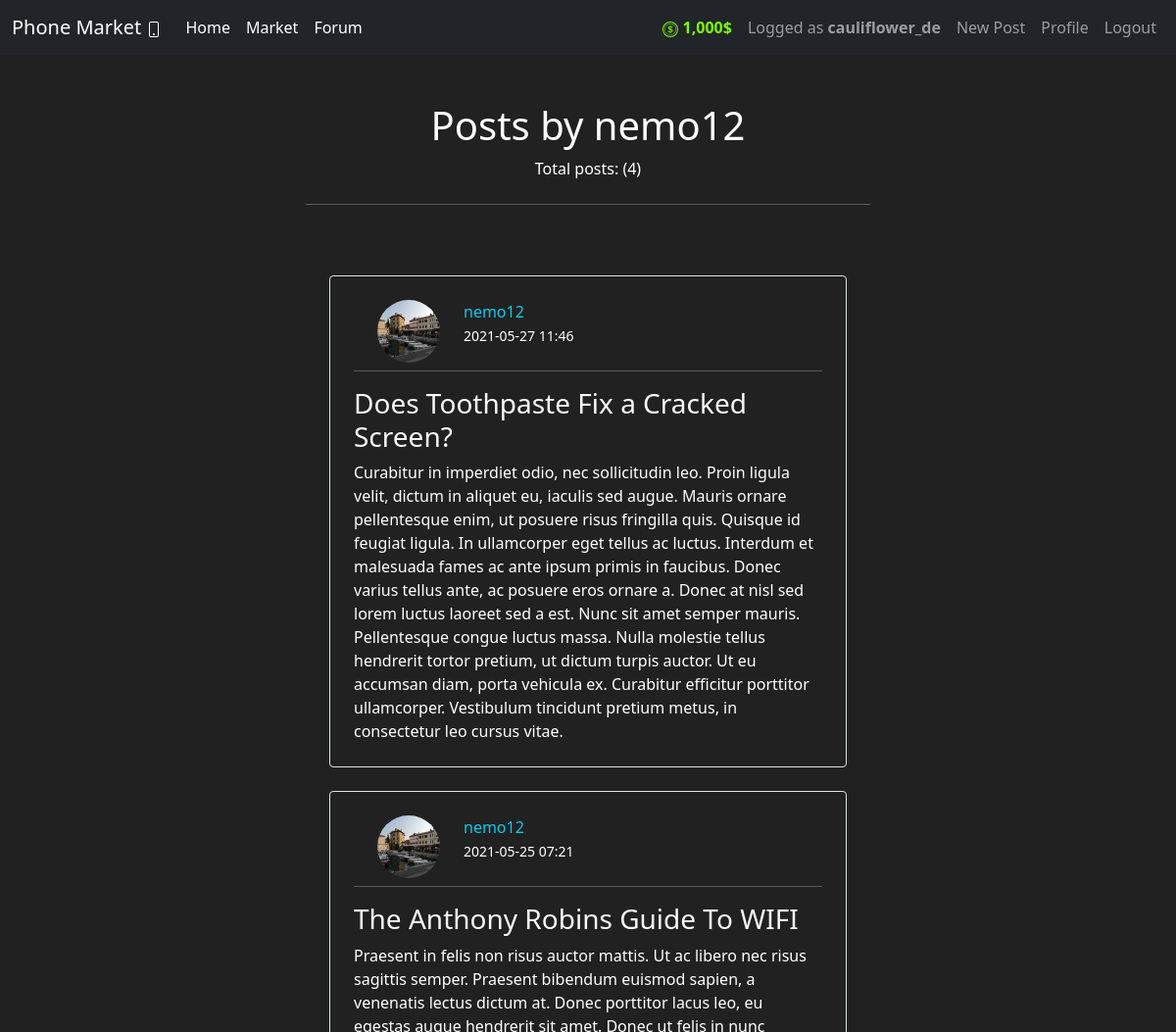
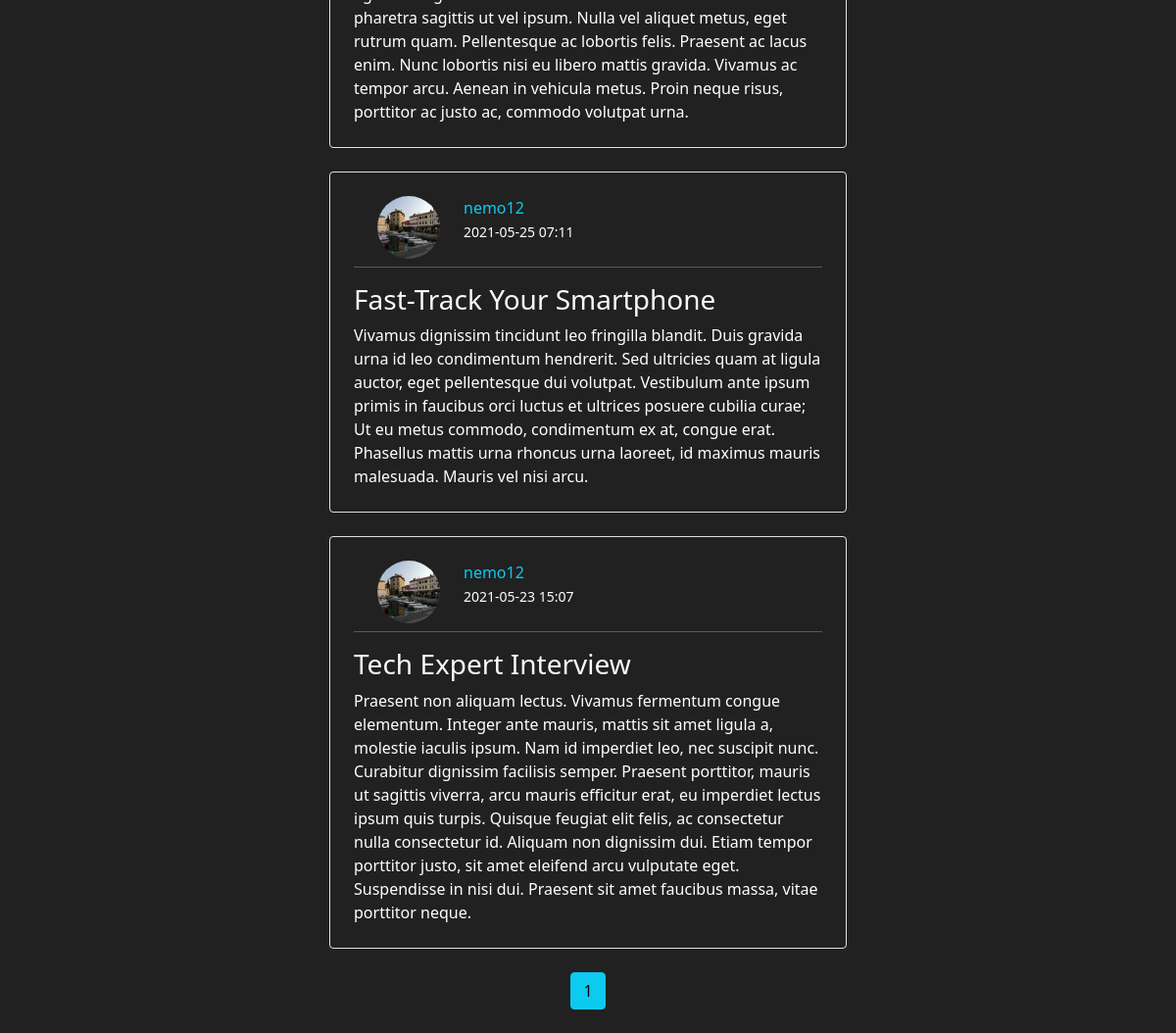
The page /forum/nemo12 (signed in) on the database its author committed (2 pictures, top to bottom).
### market/models.py (models this page shows, shortened)
class User(db.Model, UserMixin):
    id = db.Column(db.Integer(), primary_key=True)
    username = db.Column(db.String(length=30), nullable=False, unique=True)
    email_address = db.Column(db.String(length=50), nullable=False, unique=True)
    password_hash = db.Column(db.String(length=60), nullable=False)
    budget = db.Column(db.Integer(), nullable=False, default=1000)
    image_file = db.Column(db.Integer(), nullable=False, server_default='default-profile-pic.jpg')
    items = db.relationship('Item', backref='owned_user', lazy=True)
    posts = db.relationship('Post', backref='author', lazy=True)
    @property
    def prettier_budget(self):
        if len(str(self.budget)) >= 4:
            return f'{str(self.budget)[:-3]},{str(self.budget)[-3:]}$'
        return f'{self.budget}$'
    @property
    def password(self):
        return self.password

class Post(db.Model):
    id = db.Column(db.Integer(), primary_key=True)
    title = db.Column(db.String(100), nullable=False)
    time_created = db.Column(db.DateTime(timezone=True), server_default=func.now())
    content = db.Column(db.Text, nullable=False)
    user_id = db.Column(db.Integer, db.ForeignKey('user.id'), nullable=False)

### market/routes.py (the view)
@app.route('/forum/<string:username>')
@login_required
def user_posts(username):
    page = request.args.get('page', 1, type=int)
    user = User.query.filter_by(username=username).first_or_404()
    posts = Post.query.filter_by(author=user)\
        .order_by(Post.time_created.desc())\
        .paginate(page=page, per_page=4)
    return render_template('user_posts.html', posts=posts, user=user)

### market/models.py (called while the page is built)
@login_manager.user_loader
def load_user(user_id):
    return User.query.get(int(user_id))

### market/templates/user_posts.html (shortened to what this page needs)
{% extends 'base.html' %}
{% block content %}
<div class="container w-50">
  <br>
  <h1 class="text-center">Posts by {{ user.username }}</h1>
  <p class="text-center">Total posts: ({{ posts.total }})</p>
  <hr class="my-4">
  <br>
  {% for post in posts.items %}
  <div class="media m-4 p-3 border rounded">
    <div class="media-body m-2">
      <a class="link-info text-decoration-none" href="{{ url_for('user_posts', username=post.author.username) }}">
        <img class="mx-4 rounded-circle float-start",
        src="{{ url_for('static', filename='/profile_pics/' + post.author.image_file) }}",
        alt="Generic placeholder image",
        style="width:64px;height:64px">
        {{ post.author.username }}
      </a>
       <br>
       <small>{{ post.time_created.strftime("%Y-%m-%d %H:%M") }}</small>
       <hr class="mt-4">
      <h3 class="mt-0"><a class="text-light text-decoration-none" href="{{ url_for('post_page', post_id=post.id) }}">{{ post.title }} </a></h3>
      {{ post.content }}
    </div>
   </div>
   {% endfor %}
   <div class="text-center">
  {% for page_num in posts.iter_pages(left_edge=1, right_edge=1, left_current=1, right_current=2) %}
  {% if page_num %}
    {% if posts.page == page_num %}
      <a href="{{ url_for('user_posts', username=user.username, page=page_num) }}" class="btn btn-info mb-4">{{ page_num }}</a>
    {% else %}
      <a href="{{ url_for('user_posts', username=user.username, page=page_num) }}" class="btn btn-outline-info mb-4">{{ page_num }}</a>
    {% endif %}
  {% else %}
   ...
  {% endif %}
  {% endfor %}
</div>
</div>
{% endblock %}

### market/templates/base.html (shortened to what this page needs)
<!DOCTYPE html>
<html lang="en">
  <head>
    <link
      href="https://cdn.jsdelivr.net/npm/bootstrap@5.0.0-beta3/dist/css/bootstrap.min.css"
      rel="stylesheet"
    />
  </head>
  <body>
    <nav class="navbar navbar-expand-lg navbar-dark bg-dark">
      <div class="container-fluid">
        <a class="navbar-brand" href="{{ url_for('home_page') }}">
          Phone Market
        </a>
        <div class="collapse navbar-collapse" id="navbarSupportedContent">
          <ul class="navbar-nav me-auto mb-2 mb-lg-0">
            <li class="nav-item">
              <a class="nav-link active" aria-current="page" href="{{ url_for('home_page') }}">Home</a>
            </li>
            <li class="nav-item">
              <a class="nav-link active" aria-current="page" href="{{ url_for('market_page') }}">Market</a>
            </li>
            <li class="nav-item">
              <a class="nav-link active" aria-current="page" href="{{ url_for('forum_page') }}">Forum</a>
            </li>
          </ul>
          <ul class="navbar-nav mb-2 mb-lg-0">
            {% if current_user.is_authenticated %}
            <li class="nav-item">
              <a class="nav-link fw-bold" style="color:lawngreen">
                {{ current_user.prettier_budget }}
              </a>
            </li>
            <li class="nav-item">
              <a class="nav-link" href="{{ url_for('account_page') }}">
                Logged as <strong>{{ current_user.username }}</strong>
              </a>
            </li>
            <li class="nav-item">
              <a class="nav-link" href="{{ url_for('new_post') }}">New Post</a>
            </li>
            <li class="nav-item">
              <a class="nav-link" href="{{ url_for('account_page') }}">Profile</a>
            </li>
            <li class="nav-item">
              <a class="nav-link" href="{{ url_for('logout_page') }}">Logout</a>
            </li>
            {% endif %}
          </ul>
        </div>
      </div>
    </nav>
    <br>
    {% block content %}
    {% endblock %}
  </body>
</html>

### market/templates/base.html (style rules this page uses)
body { background-color: #212121; color: white; }

### rows shown on the page
User: prettier_budget "1,000$", username "cauliflower_de"
User: username "nemo12"
Post: image_file (picture), author.username "nemo12", time_created "2021-05-27 11:46", title "Does Toothpaste Fix a Cracked Screen?", content "Curabitur in imperdiet odio, nec sollicitudin leo. Proin ligula velit, dictum in aliquet eu, iaculis sed augue. Mauris ornare pellentesque enim, ut posuere risus fringilla quis. Quisque id feugiat ligula. In ullamcorper eget tellus ac luctus. Interdum et malesuada fames ac ante ipsum primis in faucibus. Donec varius tellus ante, ac posuere eros ornare a. Donec at nisl sed lorem luctus laoreet sed a est. Nunc sit amet semper mauris. Pellentesque congue luctus massa. Nulla molestie tellus hendrerit tortor pretium, ut dictum turpis auctor. Ut eu accumsan diam, porta vehicula ex. Curabitur efficitur porttitor ullamcorper. Vestibulum tincidunt pretium metus, in consectetur leo cursus vitae."
Post: image_file (picture), author.username "nemo12", time_created "2021-05-25 07:21", title "The Anthony Robins Guide To WIFI", content "Praesent in felis non risus auctor mattis. Ut ac libero nec risus sagittis semper. Praesent bibendum euismod sapien, a venenatis lectus dictum at. Donec porttitor lacus leo, eu egestas augue hendrerit sit amet. Donec ut felis in nunc pharetra sagittis ut vel ipsum. Nulla vel aliquet metus, eget rutrum quam. Pellentesque ac lobortis felis. Praesent ac lacus enim. Nunc lobortis nisi eu libero mattis gravida. Vivamus ac tempor arcu. Aenean in vehicula metus. Proin neque risus, porttitor ac justo ac, commodo volutpat urna."
Post: image_file (picture), author.username "nemo12", time_created "2021-05-25 07:11", title "Fast-Track Your Smartphone", content "Vivamus dignissim tincidunt leo fringilla blandit. Duis gravida urna id leo condimentum hendrerit. Sed ultricies quam at ligula auctor, eget pellentesque dui volutpat. Vestibulum ante ipsum primis in faucibus orci luctus et ultrices posuere cubilia curae; Ut eu metus commodo, condimentum ex at, congue erat. Phasellus mattis urna rhoncus urna laoreet, id maximus mauris malesuada. Mauris vel nisi arcu."
Post: image_file (picture), author.username "nemo12", time_created "2021-05-23 15:07", title "Tech Expert Interview", content "Praesent non aliquam lectus. Vivamus fermentum congue elementum. Integer ante mauris, mattis sit amet ligula a, molestie iaculis ipsum. Nam id imperdiet leo, nec suscipit nunc. Curabitur dignissim facilisis semper. Praesent porttitor, mauris ut sagittis viverra, arcu mauris efficitur erat, eu imperdiet lectus ipsum quis turpis. Quisque feugiat elit felis, ac consectetur nulla consectetur id. Aliquam non dignissim dui. Etiam tempor porttitor justo, sit amet eleifend arcu vulputate eget. Suspendisse in nisi dui. Praesent sit amet faucibus massa, vitae porttitor neque."

### other values the page prints
{{ posts.total }} "4"
{{ page_num }} "1"
